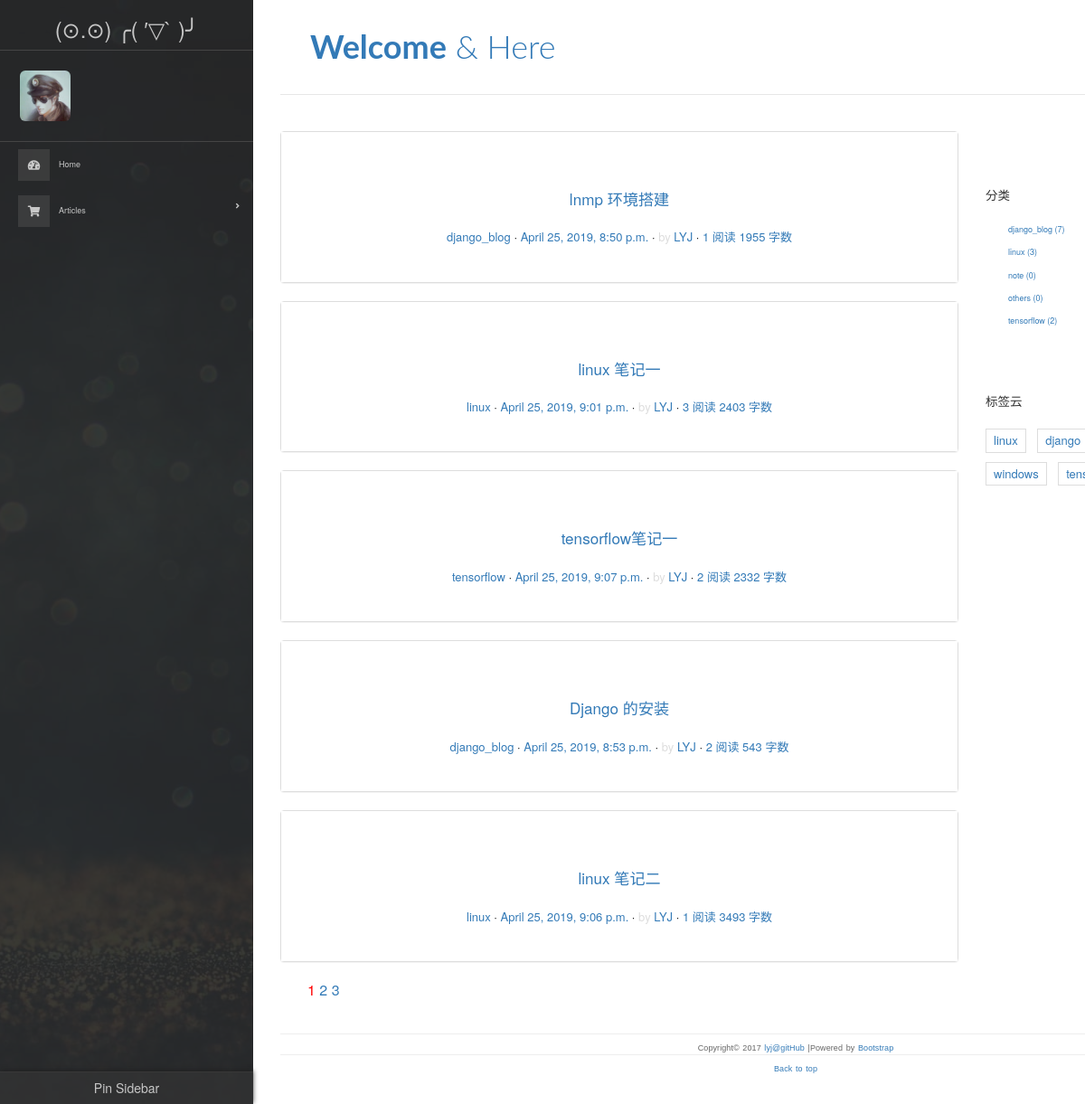
The app's page /article/all/, older data.
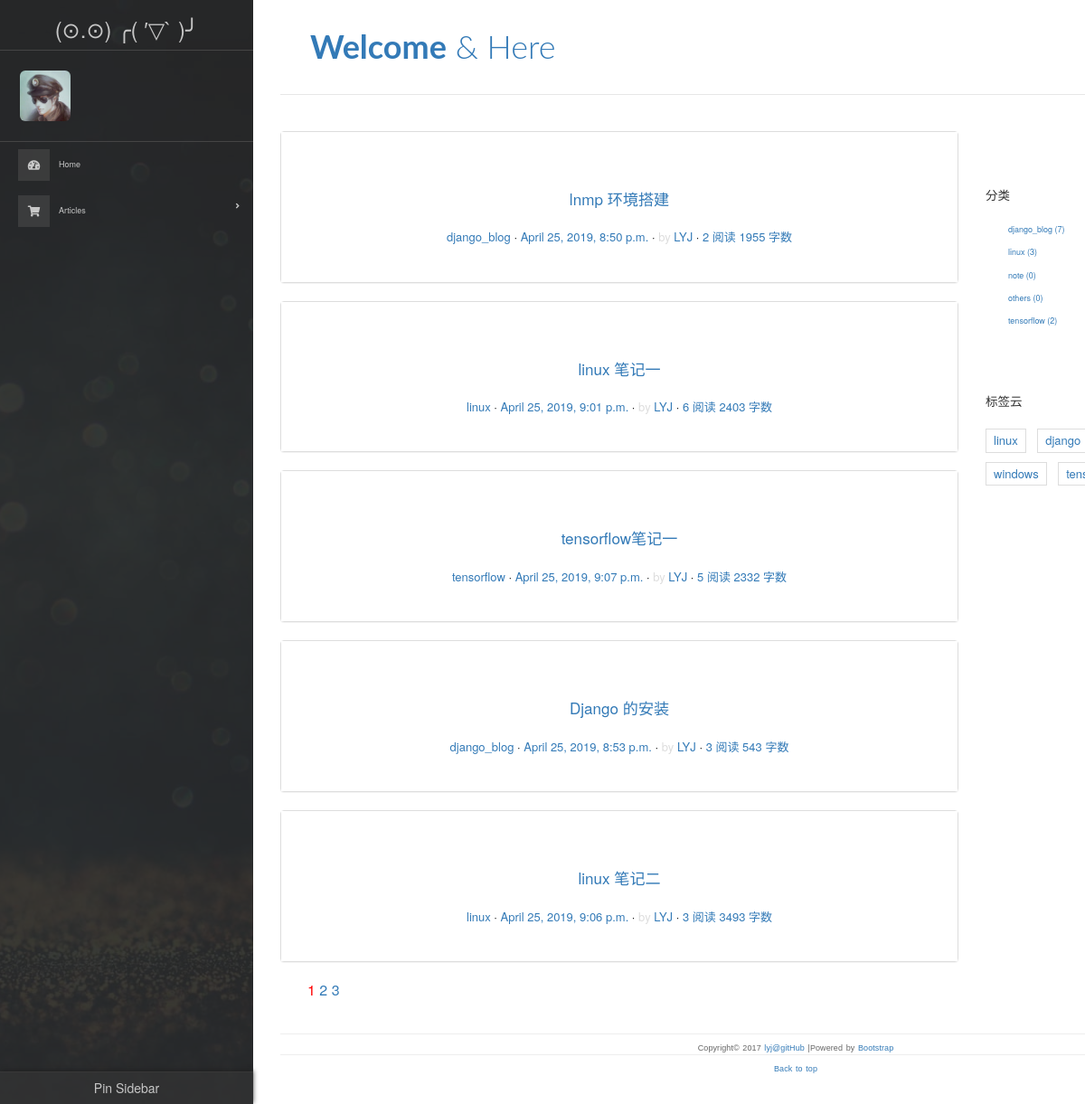
The same page, newer data.
### mainsite/models.py (models this page shows, shortened)
class Article(models.Model):
	aid = models.CharField(primary_key=True, max_length=200) # aid is used as the slug.
	sequence_number = models.IntegerField()
	title = models.CharField(max_length=200)
	abstract = models.CharField(max_length=400)
	text = models.TextField()
	publish_date = models.DateTimeField()
	modify_date = models.DateTimeField(default=timezone.now)
	category = models.ForeignKey(Category, on_delete=models.CASCADE)
	tag = models.ManyToManyField(Tag)
	views = models.IntegerField(default=0)
	class Meta:
		ordering = ('-publish_date',)  # Ordered by published data

class Category(models.Model):
	cid = models.CharField(primary_key=True, max_length=200)
	name = models.CharField(max_length=200)

class Tag(models.Model):
	tid = models.CharField(primary_key=True, max_length=200)
	name = models.CharField(max_length=200)

### mainsite/views.py (the view, shortened to what this page needs)
# urls.py: path('article/all/', ArticleList.as_view()),
class ArticleList(ListView):
	model = Article
	template_name = 'mainsite/article_list/article_list.html'
	context_object_name = 'articles'
	paginate_by = 5
	def get_queryset(self):
		return super(ArticleList, self).get_queryset().order_by('sequence_number')
	def get_context_data(self, **kwargs):
		context = super().get_context_data(**kwargs) # 首先获得父类生成的传递给模板的字典。
		paginator = context.get('paginator')
		page = context.get('page_obj')
		is_paginated = context.get('is_paginated')
		pagination_data = self.pagination_data(paginator, page, is_paginated)
		context.update(pagination_data)
		return context
	@staticmethod
	def pagination_data(paginator, page, is_paginated):
		if not is_paginated:
			return {}
		left = []
		right = []
		left_has_more = False
		right_has_more = False
		first = False
		last = False
		page_number = page.number
		total_pages = paginator.num_pages
		page_range = paginator.page_range
		if page_number == 1:
			right = page_range[page_number:page_number + 2]
			if right[-1] < total_pages - 1:
				right_has_more = True
			if right[-1] < total_pages:
				last = True
		elif page_number == total_pages:
			left = page_range[(page_number - 3) if (page_number - 3) > 0 else 0:page_number - 1]
			if left[0] > 2:
				left_has_more = True
			if left[0] > 1:
				first = True
		data = {
			'left': left,
			'right': right,
			'left_has_more': left_has_more,
			'right_has_more': right_has_more,
			'first': first,
			'last': last,
		}
		return data

### mainsite/templatetags/base_tags.py (called while the page is built)
@register.simple_tag
def get_all_category_name():
	return Category.objects.all()

@register.simple_tag
def get_words_number_of_article(article_text):
	return len(article_text)

@register.simple_tag
def get_number_of_articles_of_category():
	return Category.objects.annotate(number_of_articles=Count('article'))

@register.simple_tag
def get_all_tag_name():
	return Tag.objects.all()

### templates/mainsite/article_list/article_list.html (shortened to what this page needs)
{% extends 'base/base.html' %}
{% load markdown_deux_tags %}
{% block content %}
    <div class="content-body">
        <div class="container">
            <div class="row">
                <main class="col-md-8">
                    {% include 'mainsite/article_list/list_main.html' %}
                    {% include 'mainsite/article_list/pagination.html' %}
                </main>
                <aside class="col-md-4">
                    {% include 'mainsite/extended_component/category.html' %}
                    {% include 'mainsite/extended_component/tag_cloud.html' %}
                </aside>
            </div>
        </div>
    </div>
{% endblock %}

### templates/base/base.html (shortened to what this page needs)
<!DOCTYPE html>
{% load staticfiles %}
<html lang="en">
    <head>
        <link rel="stylesheet" href="{% static "mainsite/css/custom.css" %}">
        <link rel="stylesheet" href="{% static "mainsite/css/bootstrap.min.css" %}"  >
        <link rel="stylesheet" href="http://code.ionicframework.com/ionicons/2.0.1/css/ionicons.min.css">
        <link rel="stylesheet" href="{% static "mainsite/css/pace.css" %}">
        <link rel="stylesheet" href="{% static "mainsite/css/main.css" %}">
        <link rel="stylesheet" href="{% static "mainsite/css/sidebar-themes.css" %}">
        <link rel="stylesheet" href="https://use.fontawesome.com/releases/v5.8.1/css/all.css">
        <link rel="stylesheet" href="{% static 'mainsite/css/highlights/github.css' %}">
    </head>
    <body>
        <div class="page-wrapper default-theme sidebar-bg bg1 toggled">
            <nav id="sidebar" class="sidebar-wrapper">
                <div class="sidebar-content">
                    {% include 'base/sidebar/header.html' %}
                    {% include 'base/sidebar/menu.html' %}
                </div>
                {% include 'base/sidebar/footer.html' %}
            </nav>
            <main class="page-content pt-2">
                <div class="container-fluid p-5">
                    <div class="row">
                        <div class="form-group col-md-12">
                            {% include 'base/navigator.html' %}
                            {% block content %}{% endblock %}
                            {% include 'base/footer.html' %}
                        </div>
                    </div>
                </div>
            </main>
        </div>
    </body>
</html>

### templates/base/sidebar/header.html
{% load staticfiles %}
<div class="sidebar-item sidebar-brand">
    <a id="pin-sidebar" class="btn btn-dark" href="#">
        <h3>(⊙.⊙) ╭( ′▽` )╯</h3>
    </a>
</div>
<div class="sidebar-item sidebar-header d-flex flex-nowrap">
    <div class="user-pic">
        <img class="img-responsive img-rounded" src="{% static 'mainsite/img/user.ico' %}" alt="User picture">
    </div>
</div>

### templates/base/sidebar/menu.html (shortened to what this page needs)
{% load staticfiles %}
{% load base_tags %}
<div class=" sidebar-item sidebar-menu">
    <ul>
        <li>
            <a href="/">
                <i class="fa fa-tachometer-alt"></i>
                <span class="menu-text">Home</span>
            </a>
        </li>
        <li class="sidebar-dropdown">
            <a href="#">
                <i class="fa fa-shopping-cart"></i>
                <span class="menu-text">Articles</span>
            </a>
        </li>
    </ul>
</div>

### templates/base/sidebar/footer.html
{% load staticfiles %}
<div class="sidebar-footer">
    <div class="dropdown">
        <a id="pin-sidebar" class="btn btn-dark" href="#">
            <span>Pin Sidebar</span>
        </a>
    </div>
</div>

### templates/base/navigator.html (shortened to what this page needs)
<div class="container">
    <header id="site-header">
        <div class="row">
            <div class="col-md-4 col-sm-5 col-xs-8">
                <div class="logo">
                    <a id="toggle-sidebar" class="btn btn-dark" href="#"><h1><b>Welcome</b> &amp; Here</h1></a>
                </div>
            </div>
            <div class="col-md-8 col-sm-7 col-xs-4">
                <nav class="main-nav" role="navigation">
                    <div class="collapse navbar-collapse" id="bs-example-navbar-collapse-1">
                    </div>
                </nav>
            </div>
        </div>
    </header>
</div>

### templates/mainsite/article_list/list_main.html (shortened to what this page needs)
{% for article in articles %}
    <div class="panel panel-default">
        <article class="post post-1">
            {% include 'mainsite/article_list/related_information.html' %}
            <div class="entry-content clearfix">
            </div>
        </article>
    </div>
{% endfor %}

### templates/mainsite/article_list/related_information.html
{% load base_tags %}
<header class="entry-header">
    <h1 class="entry-title">
        <a href="/article/{{ article.category.name }}/{{ article.aid }}">
            {{ article.title}}
        </a>
    </h1>
    <div class="entry-meta">
        <span class="post-category">
            <a href="/article/{{ article.category.name }}/">{{ article.category.name }}</a>
        </span>
        <span class="post-date">
            <a href="#">
                <time class="entry-date" datetime="2012-11-09T23:15:57+00:00">
                    {{ article.publish_date }}
                </time>
            </a>
        </span>
        <span class="post-author">by <a href="/about">LYJ</a></span>
        <span class="views-count"><a href="#">{{ article.views }} 阅读</a></span>
        {% get_words_number_of_article article.text as words_number %}
        <span class="views-count"><a href="#">{{ words_number }} 字数</a></span>
    </div>
</header>

### templates/mainsite/article_list/pagination.html (shortened to what this page needs)
{% if is_paginated %}
    <div class="pagination-simple">
        <a href="?page={{ page_obj.number }}" style="color: red">{{ page_obj.number }}</a>
        {% if right %}
            {% for i in right %}
                <a href="?page={{ i }}">{{ i }}</a>
            {% endfor %}
        {% endif %}
    </div>
{% endif %}

### templates/mainsite/extended_component/category.html
{% load base_tags %}
<div class="widget widget-category">
    <h3 class="widget-title">分类</h3>
    <ul>
        {%  get_number_of_articles_of_category as categories_list %}
        {% for category in categories_list %}
            <li>
                <a href="/article/{{ category.name }}/">
                    {{ category.name }}<span class="post-count"> ({{ category.number_of_articles }})</span>
                </a>
            </li>
        {% endfor %}
    </ul>
</div>

### templates/mainsite/extended_component/tag_cloud.html
{% load base_tags %}
<div class="widget widget-tag-cloud">
    <h3 class="widget-title">标签云</h3>
    <ul>
        {%  get_all_tag_name as tag_list %}
        {% for tag in tag_list %}
            <li>
                <a href="/article/tag/{{ tag.name }}/">
                    {{ tag.name }}
                </a>
            </li>
        {% endfor %}
    </ul>
</div>

### templates/base/footer.html
<footer id="site-footer">
    <div class="container">
        <div class="row">
            <div class="col-md-12">
                <p class="copyright">
                    Copyright&copy 2017
                    <a href="https://github.com/Liaoyjun/" target="_blank" title="LYJ"> lyj@gitHub</a>
                    |Powered by <a href="http://getbootstrap.com" target="_blank" title="Bootstrap">Bootstrap</a>
                </p>
                <p class="copyright">
                    <a href="#">Back to top</a>
                </p>
            </div>
        </div>
    </div>
</footer>

### mainsite/static/mainsite/css/custom.css (style rules this page uses)
* { outline: none; }
h1, h2, h3, h4, h5, h6 { margin-top: 0; }
b { font-weight: 400; }
a { color: #333; }
body { color: #444; font-family: 'Lato', sans-serif; }
p { font-family: 'Ubuntu', sans-serif; font-weight: 400; word-spacing: 1px; letter-spacing: 0.01em; }
img { max-width: 100%; }
#site-header { background-color: #FFF; padding: 25px 20px; margin-bottom: 40px; border-bottom: 1px solid #e7e7e7; }
.logo h1 { margin: 0; font-family: 'Lato', sans-serif; font-weight: 300; }
.main-nav { margin-top: 11px; max-width: 95%; }
.content-body { padding-bottom: 4em; }
.post { background: #fff; padding: 30px 30px 0; }
.entry-title { text-align: center; font-size: 1.9em; margin-bottom: 20px; line-height: 1.6; padding: 10px 20px 0; }
.entry-meta { text-align: center; color: #DDDDDD; font-size: 13px; margin-bottom: 30px; }
.entry-content { font-size: 18px; line-height: 1.9; font-weight: 300; color: #000; }
.post-category::after, .post-date::after, .post-author::after, .comments-link::after { content: ' ·'; color: #000; }
.widget { background: #fff; padding: 30px 0 0; }
.widget-title { font-size: 1.5em; margin-bottom: 20px; line-height: 1.6; padding: 10px 0 0; font-weight: 400; }
.widget-category ul { padding: 0; margin: 0; padding-left: 25px; }
.widget-category ul li { list-style-type: none; position: relative; line-height: 170%; margin-bottom: 10px; }
.widget-category ul li::before { content: '\f3fe'; font-family: "Ionicons"; position: absolute; left: -25px; top: 1px; font-size: 18px; color: #000; }
.widget-tag-cloud ul { padding: 0; margin: 0; margin-right: -10px; }
.widget-tag-cloud ul li { list-style-type: none; font-size: 13px; display: inline-block; margin-right: 10px; margin-bottom: 10px; padding: 3px 8px; border: 1px solid #ddd; }
#site-footer { padding-top: 10px; padding: 0 0 1.5em 0; }
.copyright { text-align: center; padding-top: 1em; margin: 0; border-top: 1px solid #eee; color: #666; }
.pagination-simple { padding-left: 30px; font-size: 16px; }

### mainsite/static/mainsite/css/sidebar-themes.css (style rules this page uses)
.default-theme .sidebar-wrapper { background-color: #1d1d1d; }
.default-theme .sidebar-wrapper .sidebar-item { border-top: 1px solid #2b2b2b; }
.default-theme .sidebar-wrapper .sidebar-item:first-child { border-top: none; }
.default-theme .sidebar-wrapper a:not(.dropdown-item), .default-theme .sidebar-wrapper .sidebar-header, .default-theme .sidebar-wrapper .sidebar-search input, .default-theme .sidebar-wrapper .sidebar-search i { color: #adadad; }
.default-theme .sidebar-wrapper .sidebar-menu ul li a i { background-color: #2b2b2b; }
.default-theme .sidebar-wrapper .sidebar-footer { background-color: #2b2b2b; -webkit-box-shadow: 0px -1px 5px #1d1d1d; box-shadow: 0px -1px 5px #1d1d1d; border-top: 1px solid #2b2b2b; }
.default-theme .sidebar-wrapper .sidebar-footer > div:first-child { border-left: none; }
.default-theme .sidebar-wrapper .sidebar-footer > div:last-child { border-right: none; }
.default-theme.sidebar-bg .sidebar-wrapper:before { background-color: rgba(42, 42, 42, 0.9); }
.default-theme.sidebar-bg .sidebar-wrapper a:not(.dropdown-item), .default-theme.sidebar-bg .sidebar-wrapper .sidebar-header, .default-theme.sidebar-bg .sidebar-wrapper .sidebar-search input, .default-theme.sidebar-bg .sidebar-wrapper .sidebar-search i { color: #c7c7c7; }
.default-theme.sidebar-bg .sidebar-wrapper .sidebar-item { border-color: #454545; }
.default-theme.sidebar-bg .sidebar-wrapper .sidebar-menu ul li a i { background-color: rgba(81, 81, 81, 0.5); }
.default-theme.sidebar-bg .sidebar-wrapper .sidebar-footer { background-color: rgba(56, 56, 56, 0.5); -webkit-box-shadow: 0px -1px 5px rgba(29, 29, 29, 0.8); box-shadow: 0px -1px 5px rgba(29, 29, 29, 0.8); border-top: 1px solid #383838; }

Row changes from the older to the newer data that the page shows:
changed Article "lnmp 环境搭建": views "1" → "2"
changed Article "linux 笔记一": views "3" → "6"
changed Article "tensorflow笔记一": views "2" → "5"
changed Article "Django 的安装": views "2" → "3"
changed Article "linux 笔记二": views "1" → "3"
